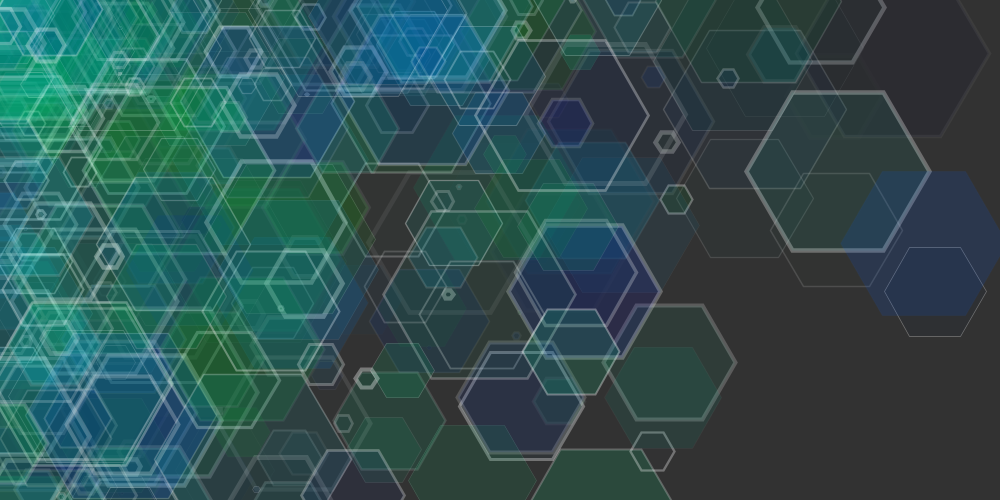
Frame 1 (no input)
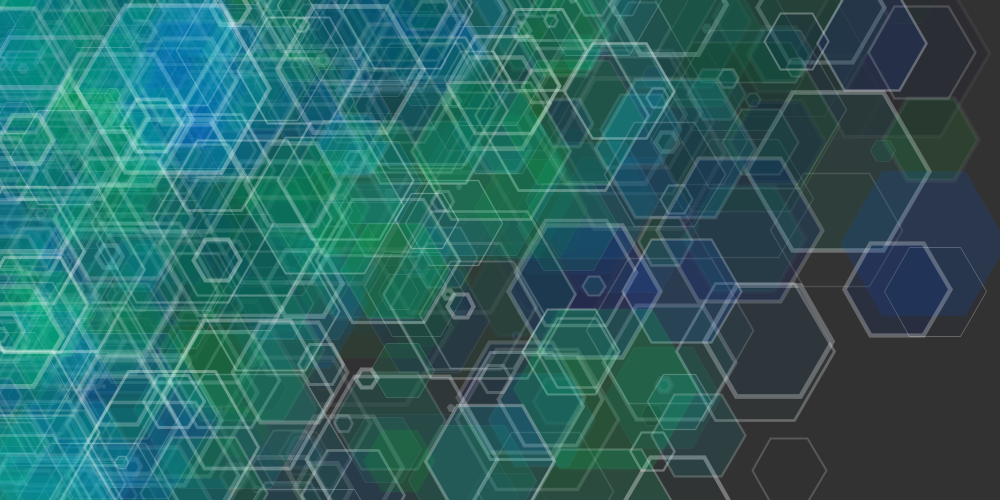
Frame 2 (the mouse pressed at the canvas centre, redrawn once)

The Processing sketch that drew these frames (run headless with seeded random() and noise(); the mouse was pressed at the canvas centre and the sketch redrawn once):

// Processing sketch: processing_32604
// ── processing_32604.pde


void setup() {
  size(1000, 500);
  smooth();
  background(50);
}

void polygon(int n, float cx, float cy, float r)
{
  float angle = 360.0 / n;

  beginShape();
  for (int i = 0; i < n; i++)
  {
    vertex(cx + r * cos(radians(angle * i)), 
    cy + r * sin(radians(angle * i)));
  }
  endShape(CLOSE);
}

void draw() {
  for (int i = 0; i < 20; i++) {
    for (int j = 0; j < 20; j++) { 
      polygon(6, random(j * 50), random (i * 50), random(100));
       fill(0,random(255),random(255), random(40));
       strokeWeight(random(5));
      stroke(255, random(90));
      noLoop();
    }
  }
}
